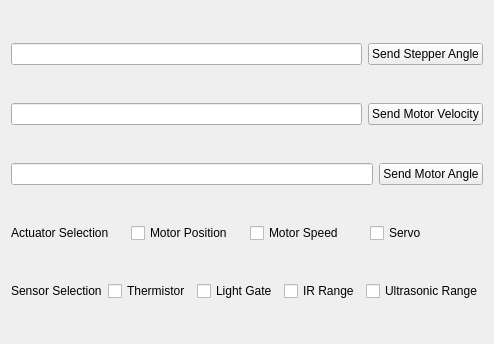
<?xml version="1.0" encoding="UTF-8"?>
<ui version="4.0">
<class>MotorlabGUIWidget</class>
<widget class="QWidget" name="MotorlabGUIWidget">
  <property name="geometry">
      <rect>
        <x>0</x>
        <y>0</y>
        <width>400</width>
        <height>344</height>
      </rect>
  </property>
  <property name="windowTitle">
      <string>MotorLabGUI</string>
  </property>
  <layout class="QVBoxLayout" name="verticalLayout" stretch="0,0,0,0,0">
      <item>
        <layout class="QHBoxLayout" name="horizontalLayout">
          <item>
            <widget class="QLineEdit" name="set_stepper">
              <property name="toolTip">
                <string>Stepper Angle</string>
              </property>
              <property name="text">
                <string/>
              </property>
            </widget>
          </item>
          <item>
            <widget class="QPushButton" name="send_stepper">
              <property name="toolTip">
                <string>Send Stepper Angle</string>
              </property>
              <property name="text">
                <string>Send Stepper Angle</string>
              </property>
            </widget>
          </item>
        </layout>
      </item>
      <item>
        <layout class="QHBoxLayout" name="horizontalLayout">
          <item>
        <layout class="QHBoxLayout" name="horizontalLayout">
          <item>
            <widget class="QLineEdit" name="set_motor_velocity">
              <property name="toolTip">
                <string>Motor velocity</string>
              </property>
              <property name="text">
                <string/>
              </property>
            </widget>
          </item>
          <item>
            <widget class="QPushButton" name="send_motor_velocity">
              <property name="toolTip">
                <string>Send Motor Velocity</string>
              </property>
              <property name="text">
                <string>Send Motor Velocity</string>
              </property>
            </widget>
          </item>
        </layout>
      </item>
        </layout>
      </item>
      <item>
        <layout class="QHBoxLayout" name="horizontalLayout">
          <item>
        <layout class="QHBoxLayout" name="horizontalLayout">
          <item>
            <widget class="QLineEdit" name="set_motor_angle">
              <property name="toolTip">
                <string>Motor angle</string>
              </property>
              <property name="text">
                <string/>
              </property>
            </widget>
          </item>
          <item>
            <widget class="QPushButton" name="send_motor_angle">
              <property name="toolTip">
                <string>Send Motor Angle</string>
              </property>
              <property name="text">
                <string>Send Motor Angle</string>
              </property>
            </widget>
          </item>
        </layout>
      </item>
      </layout>
      </item>
      <item>
        <layout class="QHBoxLayout" name="horizontalLayout">
          <item>
            <widget class="QLabel" name="Actuator_Selection">
              <property name="toolTip">
                <string>Actuator Selection</string>
              </property>
              <property name="text">
                <string>Actuator Selection</string>
              </property>
            </widget>
          </item>
          <!-- <item> -->
            <!-- <widget class="QButtonGroup" name="MotorButtonGroup"> -->
              <!-- <property name="exclusive"> -->
                <!-- <bool>true</bool> -->
              <!-- </property> -->
              <item>
                <widget class="QCheckBox" name="motor_position_checkbox">
                  <property name="text">
                    <string>Motor Position</string>
                  </property>
                  <property name="checked">
                    <bool>false</bool>
                  </property>
                </widget>
              </item>
              <item>
                <widget class="QCheckBox" name="motor_speed_checkbox">
                  <property name="text">
                    <string>Motor Speed</string>
                  </property>
                  <property name="checked">
                    <bool>false</bool>
                  </property>
                </widget>
              </item>
            <!-- </widget> -->
          <!-- </item> -->
          <item>
            <widget class="QCheckBox" name="servo_checkbox">
              <property name="text">
                <string>Servo</string>
              </property>
              <property name="checked">
                <bool>false</bool>
              </property>
            </widget>
          </item>
<!--           <item>
            <widget class="QCheckBox" name="autoscroll_checkbox">
              <property name="text">
                <string>autoscroll</string>
              </property>
              <property name="checked">
                <bool>false</bool>
              </property>
            </widget>
          </item> -->
        </layout>
      </item>
      <item>
        <layout class="QHBoxLayout" name="horizontalLayout">
          <!-- <item> -->
            <!-- <widget class="QButtonGroup" name="SensorButtonGroup"> -->
              <!-- <property name="exclusive"> -->
                <!-- <bool>true</bool> -->
              <!-- </property> -->
            <item>
              <widget class="QLabel" name="Sensor_Selection">
                <property name="toolTip">
                  <string>Sensor Selection</string>
                </property>
                <property name="text">
                  <string>Sensor Selection</string>
                </property>
              </widget>
            </item>
            <item>
              <widget class="QCheckBox" name="thermistor_checkbox">
                <property name="text">
                  <string>Thermistor</string>
                </property>
                <property name="checked">
                  <bool>false</bool>
                </property>
              </widget>
            </item>
            <item>
              <widget class="QCheckBox" name="light_gate_checkbox">
                <property name="text">
                  <string>Light Gate</string>
                </property>
                <property name="checked">
                  <bool>false</bool>
                </property>
              </widget>
            </item>
            <item>
              <widget class="QCheckBox" name="ir_checkbox">
                <property name="text">
                  <string>IR Range</string>
                </property>
                <property name="checked">
                  <bool>false</bool>
                </property>
              </widget>
            </item>
            <item>
              <widget class="QCheckBox" name="ultra_checkbox">
                <property name="text">
                  <string>Ultrasonic Range</string>
                </property>
                <property name="checked">
                  <bool>false</bool>
                </property>
              </widget>
            </item>
          <!-- </widget> -->
        <!-- </item> -->
      </layout>
    </item>
<!--       <item>
        <layout class="QHBoxLayout" name="horizontalLayout">
          <item>
            <widget class="QLabel" name="Binary_Sensor_States">
              <property name="toolTip">
                <string>Binary_Sensor_States</string>
              </property>
              <property name="text">
                <string>Binary_Sensor_States</string>
              </property>
            </widget>
          </item>
          <item>
            <widget class="QLabel" name="Light_Gate_State">
              <property name="toolTip">
                <string>Light Gate State</string>
              </property>
              <property name="text">
                <string>Light Gate State: 0</string>
              </property>
            </widget>
          </item>
          <item>
            <widget class="QLabel" name="Button_State">
              <property name="toolTip">
                <string>Button State</string>
              </property>
              <property name="text">
                <string>Actuators: Off</string>
              </property>
            </widget>
          </item>
        </layout>
      </item> -->
      <!-- <item>
      <widget class="QCheckBox" name="autoscroll_checkbox">
       <property name="text">
        <string>autoscroll</string>
       </property>
       <property name="checked">
        <bool>true</bool>
       </property>
      </widget>
     </item> -->
<!--       <item>
        <layout class="QHBoxLayout" name="horizontalLayout">
          <item>
            <widget class="QLineEdit" name="topic_line_edit">
              <property name="toolTip">
                <string>Topic to send Twist message to</string>
              </property>
              <property name="text">
                <string/>
              </property>
            </widget>
          </item>
          <item>
            <widget class="QPushButton" name="stop_push_button">
              <property name="toolTip">
                <string>Reset velocities to zero</string>
              </property>
              <property name="text">
                <string>Stop</string>
              </property>
            </widget>
          </item>
        </layout>
      </item>
      <item>
        <layout class="QHBoxLayout" name="horizontalLayout_5" stretch="1,0,0,0,1">
          <item>
            <spacer name="horizontalSpacer">
              <property name="orientation">
                <enum>Qt::Horizontal</enum>
              </property>
              <property name="sizeHint" stdset="0">
                <size>
                  <width>40</width>
                  <height>20</height>
                </size>
              </property>
            </spacer>
          </item>
          <item>
            <layout class="QVBoxLayout" name="verticalLayout_2">
              <property name="leftMargin">
                <number>40</number>
              </property>
              <item>
                <widget class="QPushButton" name="increase_x_linear_push_button">
                  <property name="maximumSize">
                    <size>
                      <width>30</width>
                      <height>16777215</height>
                    </size>
                  </property>
                  <property name="toolTip">
                    <string>Increase linear  velocity</string>
                  </property>
                  <property name="text">
                    <string>+</string>
                  </property>
                </widget>
              </item>
              <item>
                <spacer name="verticalSpacer">
                  <property name="orientation">
                    <enum>Qt::Vertical</enum>
                  </property>
                  <property name="sizeHint" stdset="0">
                    <size>
                      <width>20</width>
                      <height>40</height>
                    </size>
                  </property>
                </spacer>
              </item>
              <item>
                <widget class="QPushButton" name="reset_x_linear_push_button">
                  <property name="maximumSize">
                    <size>
                      <width>30</width>
                      <height>16777215</height>
                    </size>
                  </property>
                  <property name="toolTip">
                    <string>Reset linear  velocity</string>
                  </property>
                  <property name="text">
                    <string>0</string>
                  </property>
                </widget>
              </item>
              <item>
                <spacer name="verticalSpacer_2">
                  <property name="orientation">
                    <enum>Qt::Vertical</enum>
                  </property>
                  <property name="sizeHint" stdset="0">
                    <size>
                      <width>20</width>
                      <height>40</height>
                    </size>
                  </property>
                </spacer>
              </item>
              <item>
                <widget class="QPushButton" name="decrease_x_linear_push_button">
                  <property name="maximumSize">
                    <size>
                      <width>30</width>
                      <height>16777215</height>
                    </size>
                  </property>
                  <property name="toolTip">
                    <string>Decrease linear  velocity</string>
                  </property>
                  <property name="text">
                    <string>-</string>
                  </property>
                </widget>
              </item>
            </layout>
          </item>
          <item>
            <widget class="QSlider" name="x_linear_slider">
              <property name="minimum">
                <number>-1000</number>
              </property>
              <property name="maximum">
                <number>1000</number>
              </property>
              <property name="singleStep">
                <number>10</number>
              </property>
              <property name="pageStep">
                <number>100</number>
              </property>
              <property name="orientation">
                <enum>Qt::Vertical</enum>
              </property>
              <property name="tickPosition">
                <enum>QSlider::TicksBothSides</enum>
              </property>
            </widget>
          </item>
          <item>
            <layout class="QVBoxLayout" name="verticalLayout_3" stretch="0,0,0,0,0">
              <item>
                <widget class="QDoubleSpinBox" name="max_x_linear_double_spin_box">
                  <property name="toolTip">
                    <string>Maximum linear  velocity</string>
                  </property>
                  <property name="maximum">
                    <double>10.000000000000000</double>
                  </property>
                  <property name="singleStep">
                    <double>0.100000000000000</double>
                  </property>
                  <property name="value">
                    <double>1.000000000000000</double>
                  </property>
                </widget>
              </item>
              <item>
                <spacer name="verticalSpacer_3">
                  <property name="orientation">
                    <enum>Qt::Vertical</enum>
                  </property>
                  <property name="sizeHint" stdset="0">
                    <size>
                      <width>20</width>
                      <height>40</height>
                    </size>
                  </property>
                </spacer>
              </item>
              <item>
                <widget class="QLabel" name="current_x_linear_label">
                  <property name="toolTip">
                    <string>Current linear velocity</string>
                  </property>
                  <property name="text">
                    <string>0.0 m/s</string>
                  </property>
                </widget>
              </item>
              <item>
                <spacer name="verticalSpacer_4">
                  <property name="orientation">
                    <enum>Qt::Vertical</enum>
                  </property>
                  <property name="sizeHint" stdset="0">
                    <size>
                      <width>20</width>
                      <height>40</height>
                    </size>
                  </property>
                </spacer>
              </item>
              <item>
                <widget class="QDoubleSpinBox" name="min_x_linear_double_spin_box">
                  <property name="toolTip">
                    <string>Minimum linear  velocity</string>
                  </property>
                  <property name="minimum">
                    <double>-10.000000000000000</double>
                  </property>
                  <property name="maximum">
                    <double>0.000000000000000</double>
                  </property>
                  <property name="singleStep">
                    <double>0.100000000000000</double>
                  </property>
                  <property name="value">
                    <double>-1.000000000000000</double>
                  </property>
                </widget>
              </item>
            </layout>
          </item>
          <item>
            <spacer name="horizontalSpacer_2">
              <property name="orientation">
                <enum>Qt::Horizontal</enum>
              </property>
              <property name="sizeHint" stdset="0">
                <size>
                  <width>40</width>
                  <height>20</height>
                </size>
              </property>
            </spacer>
          </item>
        </layout>
      </item>
      <item>
        <widget class="QSlider" name="z_angular_slider">
          <property name="minimum">
            <number>-3000</number>
          </property>
          <property name="maximum">
            <number>3000</number>
          </property>
          <property name="singleStep">
            <number>10</number>
          </property>
          <property name="pageStep">
            <number>100</number>
          </property>
          <property name="orientation">
            <enum>Qt::Horizontal</enum>
          </property>
          <property name="invertedAppearance">
            <bool>true</bool>
          </property>
          <property name="tickPosition">
            <enum>QSlider::TicksBelow</enum>
          </property>
        </widget>
      </item>
      <item>
        <layout class="QHBoxLayout" name="horizontalLayout_3">
          <item>
            <widget class="QPushButton" name="increase_z_angular_push_button">
              <property name="maximumSize">
                <size>
                  <width>30</width>
                  <height>16777215</height>
                </size>
              </property>
              <property name="toolTip">
                <string>Increase angular velocity</string>
              </property>
              <property name="text">
                <string>&lt;</string>
              </property>
            </widget>
          </item>
          <item>
            <spacer name="horizontalSpacer_3">
              <property name="orientation">
                <enum>Qt::Horizontal</enum>
              </property>
              <property name="sizeHint" stdset="0">
                <size>
                  <width>40</width>
                  <height>20</height>
                </size>
              </property>
            </spacer>
          </item>
          <item>
            <widget class="QPushButton" name="reset_z_angular_push_button">
              <property name="maximumSize">
                <size>
                  <width>30</width>
                  <height>16777215</height>
                </size>
              </property>
              <property name="toolTip">
                <string>Reset angular velocity</string>
              </property>
              <property name="text">
                <string>0</string>
              </property>
            </widget>
          </item>
          <item>
            <spacer name="horizontalSpacer_4">
              <property name="orientation">
                <enum>Qt::Horizontal</enum>
              </property>
              <property name="sizeHint" stdset="0">
                <size>
                  <width>40</width>
                  <height>20</height>
                </size>
              </property>
            </spacer>
          </item>
          <item>
            <widget class="QPushButton" name="decrease_z_angular_push_button">
              <property name="maximumSize">
                <size>
                  <width>30</width>
                  <height>16777215</height>
                </size>
              </property>
              <property name="toolTip">
                <string>Decrease angular velocity</string>
              </property>
              <property name="text">
                <string>&gt;</string>
              </property>
            </widget>
          </item>
        </layout>
      </item>
      <item>
        <layout class="QHBoxLayout" name="horizontalLayout_4" stretch="0,0,0,0,0">
          <item>
            <widget class="QDoubleSpinBox" name="max_z_angular_double_spin_box">
              <property name="toolTip">
                <string>Maximum angular velocity</string>
              </property>
              <property name="maximum">
                <double>10.000000000000000</double>
              </property>
              <property name="singleStep">
                <double>0.100000000000000</double>
              </property>
              <property name="value">
                <double>3.000000000000000</double>
              </property>
            </widget>
          </item>
          <item>
            <spacer name="horizontalSpacer_5">
              <property name="orientation">
                <enum>Qt::Horizontal</enum>
              </property>
              <property name="sizeHint" stdset="0">
                <size>
                  <width>40</width>
                  <height>20</height>
                </size>
              </property>
            </spacer>
          </item>
          <item>
            <widget class="QLabel" name="current_z_angular_label">
              <property name="toolTip">
                <string>Current angular velocity</string>
              </property>
              <property name="text">
                <string>0.0 rad/s</string>
              </property>
            </widget>
          </item>
          <item>
            <spacer name="horizontalSpacer_6">
              <property name="orientation">
                <enum>Qt::Horizontal</enum>
              </property>
              <property name="sizeHint" stdset="0">
                <size>
                  <width>40</width>
                  <height>20</height>
                </size>
              </property>
            </spacer>
          </item>
          <item>
            <widget class="QDoubleSpinBox" name="min_z_angular_double_spin_box">
              <property name="toolTip">
                <string>Minimum angular velocity</string>
              </property>
              <property name="minimum">
                <double>-10.000000000000000</double>
              </property>
              <property name="maximum">
                <double>0.000000000000000</double>
              </property>
              <property name="singleStep">
                <double>0.100000000000000</double>
              </property>
              <property name="value">
                <double>-3.000000000000000</double>
              </property>
            </widget>
          </item>
        </layout>
      </item> -->
  </layout>
</widget>
<resources/>
<connections/>
</ui>
